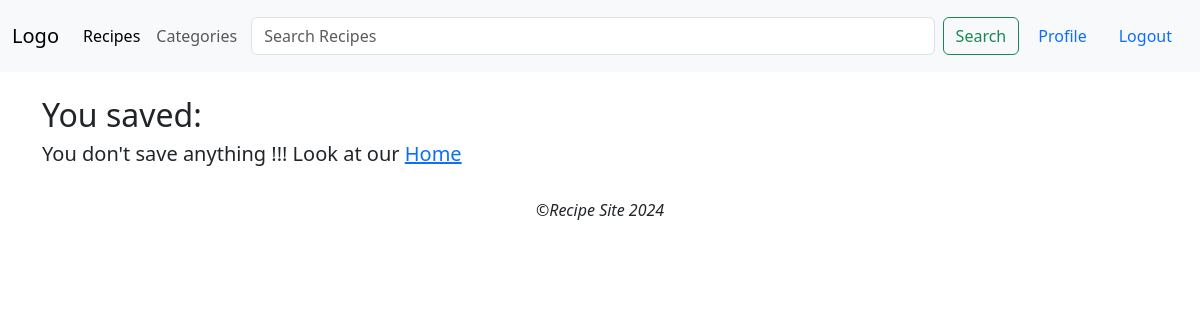
Before: /favourites/ (signed in) with the older database file.
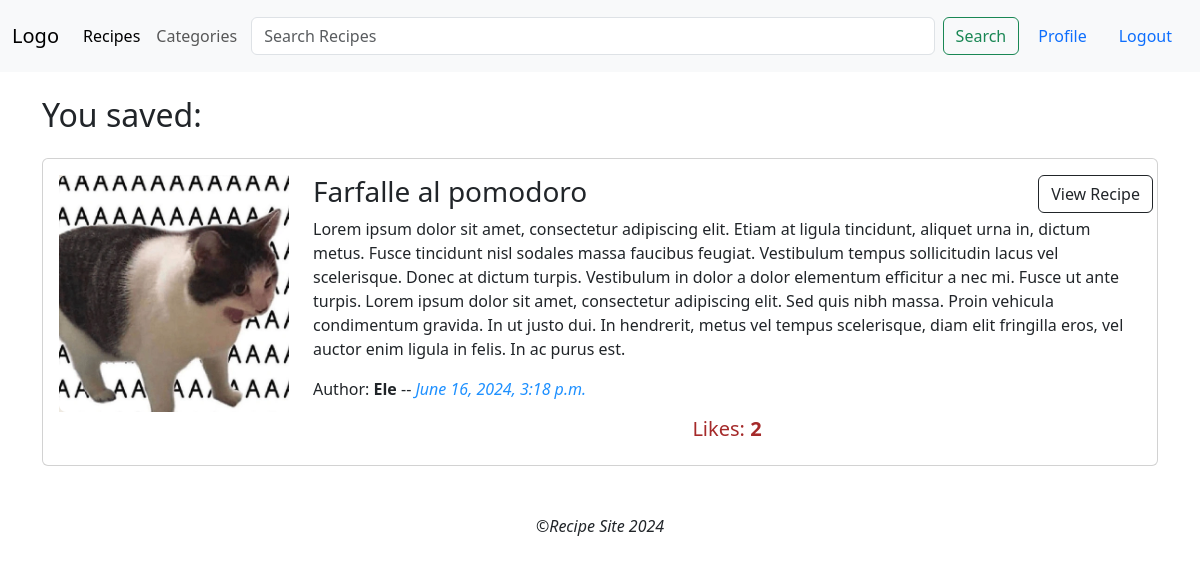
After: the same page with the newer database file.
### recipes/models.py (models this page shows, shortened)
class Recipe(models.Model):
    DIFFICULTY_LEVELS = [
        (1, 'Very Easy'),
        (2, 'Easy'),
        (3, 'Medium'),
        (4, 'Hard'),
        (5, 'Very Hard'),
    ]
    image = models.ImageField(default='default.jpg', upload_to='recipesPics')
    title = models.CharField(max_length=100)
    description = models.TextField()
    content = models.TextField()
    date_posted = models.DateTimeField(default=timezone.now)
    author = models.ForeignKey(User, on_delete=models.CASCADE)
    difficulty = models.IntegerField(choices=DIFFICULTY_LEVELS, default=3)
    portions = models.IntegerField()
    cooking_time = models.IntegerField()
    ingredients = models.ManyToManyField(Ingredient, related_name='recipes')
    slug = models.SlugField(max_length=100, unique=True, blank=True)
    category = ManyToManyField(Category)
    likes = models.ManyToManyField(User, related_name='likes', blank=True)

### recipes/views.py (the view)
# urls.py: path('favourites/', recipe_views.favorite_recipes_list, name='favourites'),
@login_required
def favorite_recipes_list(request):
    user = request.user
    fav_recipes = user.likes.all()
    return render(request, 'recipes/likeRecipe.html', {'recipes': fav_recipes})

### templates/recipes/likeRecipe.html
{% extends "recipes/base.html" %}
{% load static %}
{% block content %}
    <h2> You saved:</h2>
        {% if recipes %}
            <div class="card my-4">
        {% for recipe in recipes %}
            <div class="row card-body">
                <div class="col-auto">
                    <img src="{{ recipe.image.url }}" alt="{{ recipe.title }}Image" class="img-fluid cover" height="200px">
                </div>
                <div class="col  d-flex" style="position: relative">
                        <div>
                            <h3 class="card-title">{{ recipe.title }}</h3>
                            <p class="card-text">{{ recipe.description }}</p>
                            <span>Author:<strong> {{ recipe.author }}</strong> -- <i style="color: dodgerblue">{{ recipe.date_posted }}</i></span>
                            <div class="text-center mt-3">
                                <h5 style="color: brown">Likes: <strong>{{ recipe.likes.count }}</strong></h5>
                            </div>
                        </div>
                            <div style="position: absolute; top:0; right: 0; ">
                                <a href="{% url 'recipesDetail' slug=recipe.slug %}" class="btn btn-outline-dark btn-small">View Recipe</a>
                            </div>
                    </div>
            </div>
            {% endfor %}
            </div>
        {% else %}
            <h5> You don't save anything !!! Look at our <a href={% url 'home' %}>Home</a></h5>
        {% endif %}
{% endblock content %}

Changed rows visible on the page:
now on this page (row edited): Recipe: image (picture), title "Farfalle al pomodoro", description "Lorem ipsum dolor sit amet, consectetur adipiscing elit. Etiam at ligula tincidunt, aliquet urna in, dictum metus. Fusce tincidunt nisl sodales massa faucibus feugiat. Vestibulum tempus sollicitudin lacus vel scelerisque. Donec at dictum turpis. Vestibulum in dolor a dolor elementum efficitur a nec mi. Fusce ut ante turpis. Lorem ipsum dolor sit amet, consectetur adipiscing elit. Sed quis nibh massa. Proin vehicula condimentum gravida. In ut justo dui. In hendrerit, metus vel tempus scelerisque, diam elit fringilla eros, vel auctor enim ligula in felis. In ac purus est.", author "Ele", date_posted "June 16, 2024, 3:18 p.m.", likes.count "2"
Other visible differences:
text no longer shown: "You don't save anything !!! Look at our Home"
